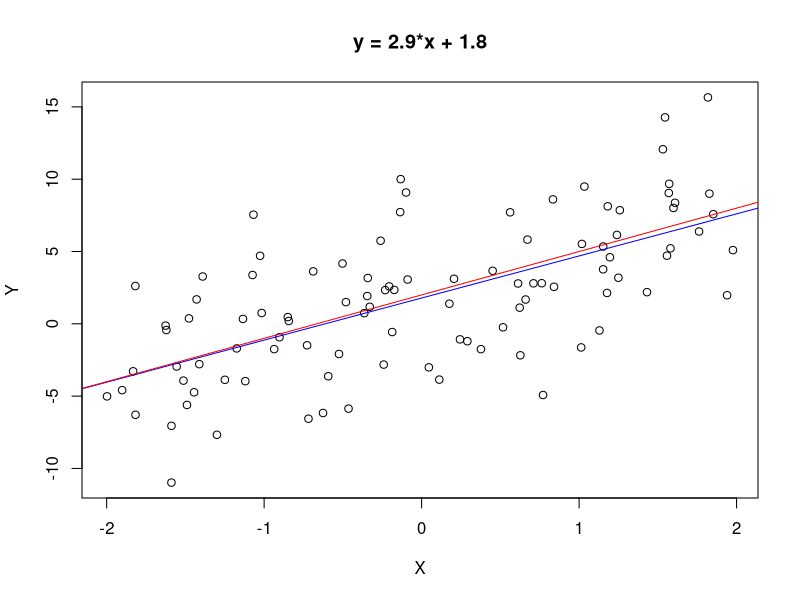
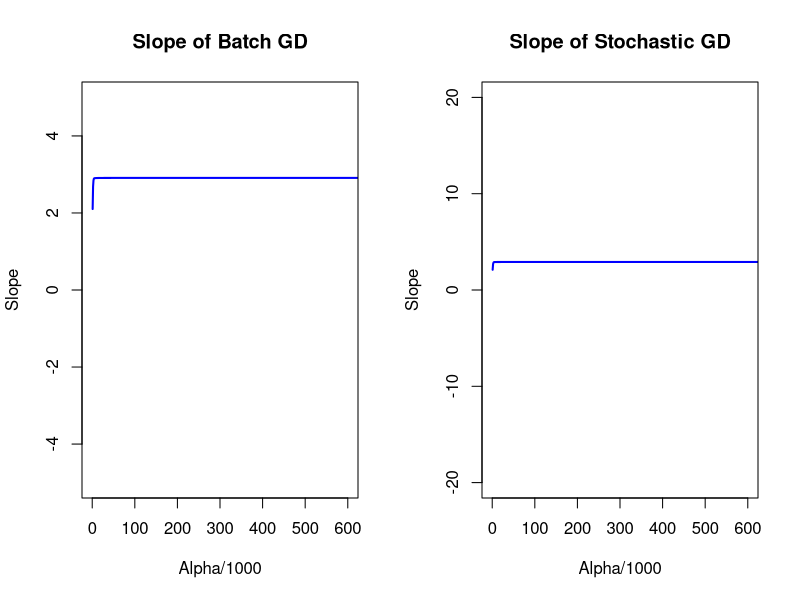
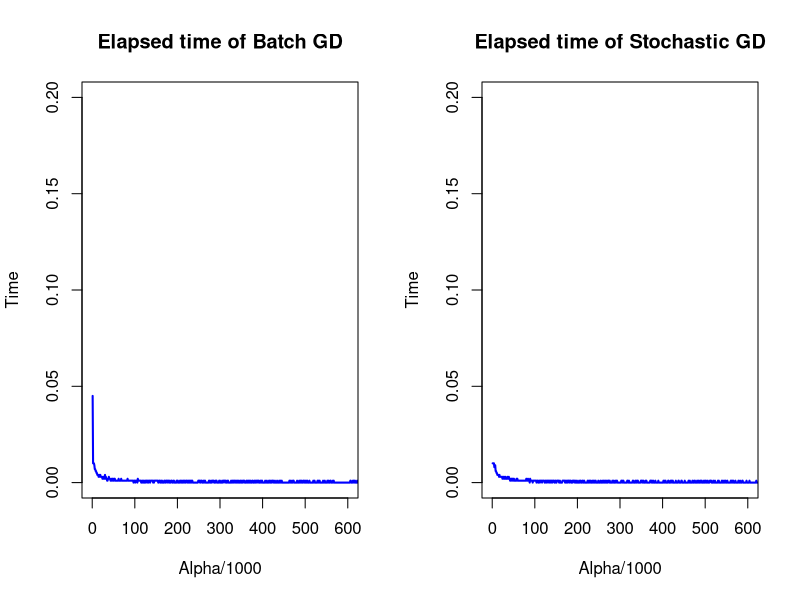
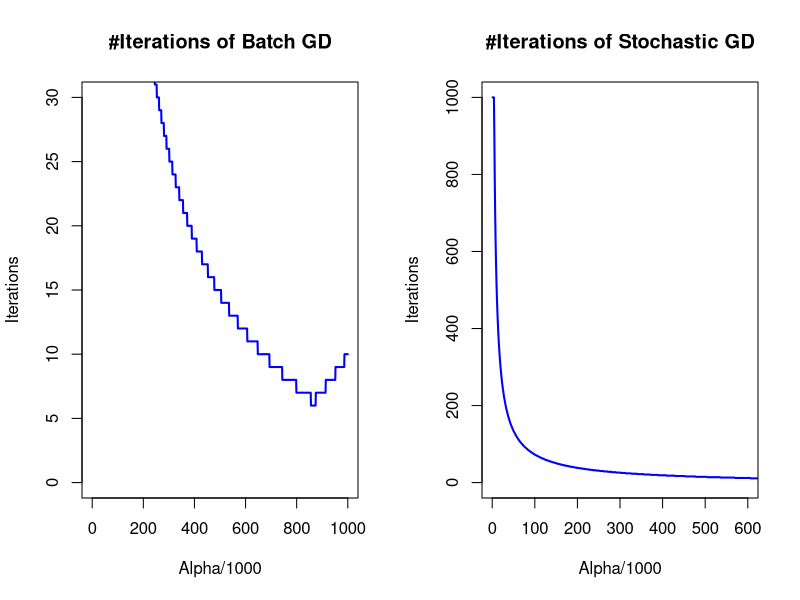
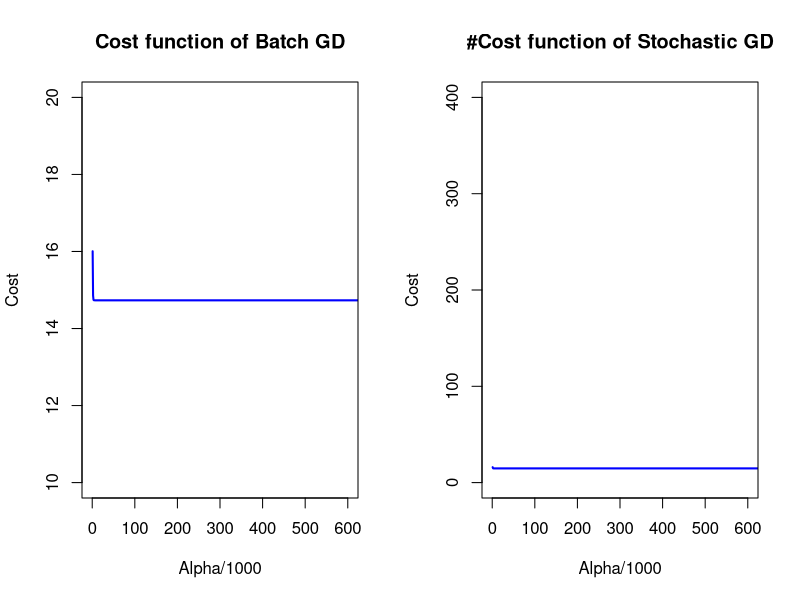
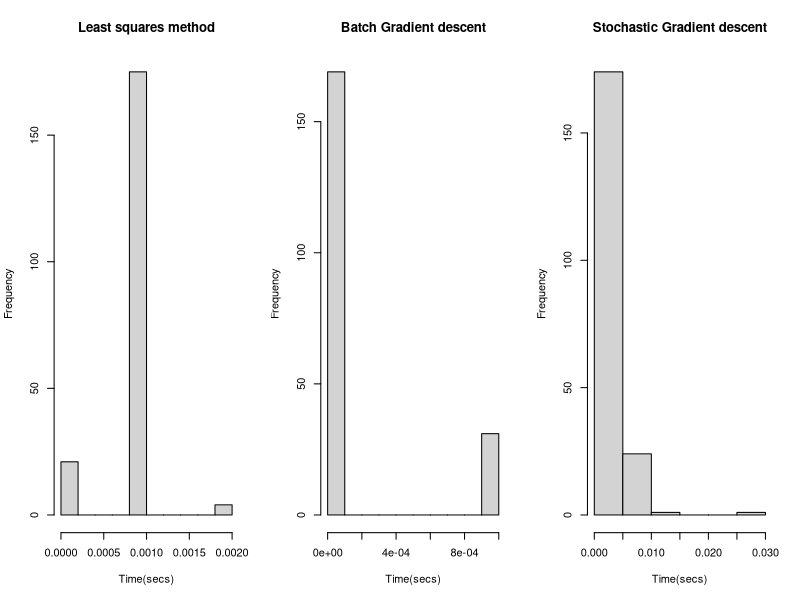
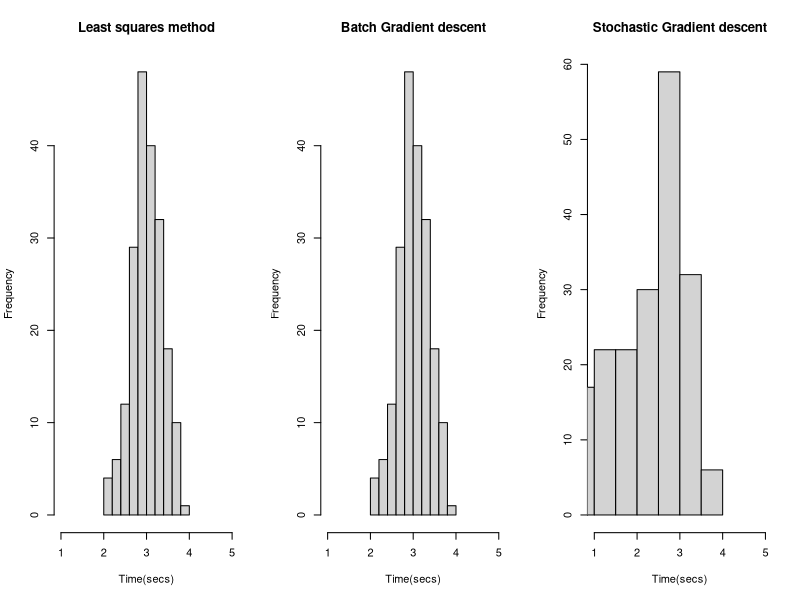
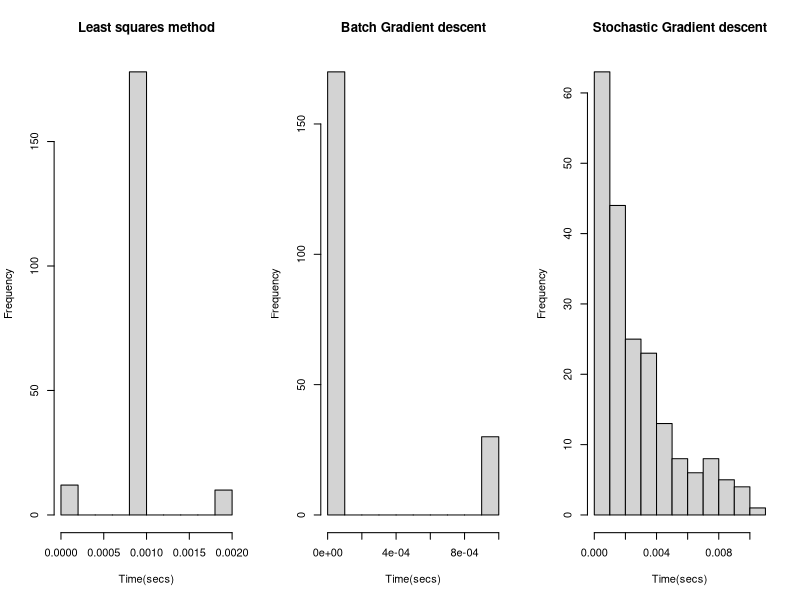

Write R code to recreate these figures, in order. (Note: a time limit stopped this script after it produced the figures.)
## ---- chunk 1
set.seed(123)
X <- runif(100, -2, 2)
epsilon <- rnorm(n = 100, mean = 0, sd = 4)

Y <- 2 + 3*X + epsilon

dataset <- data.frame("X" = X, "Y" = Y)

lm.fit <- lm(Y ~ X, data = dataset)
coeff = coefficients(lm.fit)

coeff
## ---- chunk 2
# equation of the line : 
eq = paste0("y = ", round(coeff[2],1), "*x + ", round(coeff[1],1))

## ---- chunk 3
# plot
par(mfrow = c(1,1))
plot(dataset, main = eq)
abline(lm.fit, col = "blue")
abline(2, 3, col = "red")
## ---- chunk 4
batchGD <- function(alpha, X, Y, conv_threshold, max_iterations) {
  
  # Add a column of 1's to the original matrix for the intercept co-efficient
  X1 <- cbind(1, matrix(X))
  
  # Initialize coefficients
  theta <- matrix(c(0, 0), nrow = 2)
  MSE <- 0
  
  # Maintain history of cost functions and co-efficients
  cost_history <- vector()
  theta_history <- list(1000)
  
  iterations <- 1
  converged <-  F
  
  while (converged == F) {
    
    # Calculate Batch Gradient Descent
    error <- (X1 %*% theta) - Y
    delta <- (t(X1) %*% error) / length(Y)
    MSE_new <- sum(((X1 %*% theta) - Y) ^ 2) / (length(Y))
    theta_new <- theta - (alpha * delta)
    
    cost_history[iterations] <- MSE_new
    theta_history[[iterations]] <- theta_new
    
    #if (abs(MSE - MSE_new) < 0.0001)
    #  break
    
    # Convergence test #1
    if ((abs(theta_new[1] - theta[1]) < conv_threshold)
        &&
        (abs(theta_new[2] - theta[2]) < conv_threshold))
    {
      converged = T
      return(list(iterations, cost_history, theta_history, theta_new, MSE_new))
    }
    
    iterations <- iterations + 1
    
    # Convergence test #2
    if (iterations >= max_iterations) {
      converged = T
      return(list(iterations, cost_history, theta_history, theta_new, MSE_new))
    }
    MSE <- MSE_new
    theta <- theta_new
  }
}
## ---- chunk 5
bgd <- batchGD(0.01, X, Y, 0.0001, 1000)

# Number of iterations
bgd[1][[1]]

# Mean square error
bgd[5][[1]]

# Final parameters
bgd[4][[1]]
## ---- chunk 6
stochasticGD <- function(alpha, X, Y, conv_threshold, max_iterations) {
  
    # Add a column of 1's to the original matrix for the intercept co-efficient
    X1 <- cbind(1, matrix(X))
    
    # Initialize coefficients
    theta <- matrix(c(0, 0), nrow = 2)
    
    # Maintain history of cost functions and co-efficients
    cost_history <- vector()
    theta_history <- list(1000)
    
    # Initial conditions
    MSE <- 0
    iterations <- 1
    converged <-  F
    
    j <- 0
    
    while (converged == F) {
      
      rand <- sample(nrow(X1))
      
      # Calculate Stochastic Gradient Descent
      for (i in 1:length(Y))
      {
        error <- sum((X1[rand[i], ] %*% theta) - Y[rand[i]])
        delta <- (matrix(X1[rand[i], ]) * error)
        MSE_new <- sum(((X1 %*% theta) - Y) ^ 2) / (length(Y))
        theta_new <- theta - (alpha * delta)
        
        cost_history[i + (j * 100)] <- MSE_new
        theta_history[[i + (j * 100)]] <- theta_new
        
        # Convergence test #1
        if ((abs(theta_new[1] - theta[1]) < conv_threshold)
            &&
            (abs(theta_new[2] - theta[2]) < conv_threshold))
          {
          converged = T
          #print("here")
          return(list(iterations, cost_history, theta_history, theta_new, MSE_new))
        }
        
        MSE <- MSE_new
        theta <- theta_new
        iterations <- iterations + 1
        
        # Convergence test #2
        if (iterations >= max_iterations)
        {
          convergence = T
          return(list(iterations, cost_history, theta_history, theta_new, MSE_new))
        }
      }
      j <- j + 1
    }
  }

## ---- chunk 7
sgd <- stochasticGD(0.01, X, Y, 0.0001, 1000)

# Number of iterations
sgd[1][[1]]

# Mean square error
sgd[5][[1]]

# Final parameters
sgd[4][[1]]
## ---- chunk 8
bgd_iterations <- double(1000)
bgd_cost <- double(1000)
bgd_slope <- double(1000)
bgd_time <- double(1000)
sgd_iterations <- double(1000)
sgd_cost <- double(1000)
sgd_slope <- double(1000)
sgd_time <- double(1000)
bgd_mse <- double(1000)
sgd_mse <- double(1000)

for (alpha in 1:1000){
  bgd_time[alpha] <- as.numeric(system.time(bgd <- batchGD(alpha/1000, X, Y, 0.0001, 1000))[3])
  bgd_iterations[alpha] <- as.integer(bgd[1])
  bgd_cost[alpha] <- as.numeric(bgd[5])
  bgd_slope[alpha] <- as.numeric(bgd[4][[1]][2])
  bgd[alpha] <- as.numeric(bgd[5])
  
  sgd_time[alpha] <- as.numeric(system.time(sgd <- batchGD(alpha/1000, X, Y, 0.0001, 1000))[3])
  sgd_iterations[alpha] <- as.integer(sgd[1])
  sgd_cost[alpha] <- as.numeric(sgd[5])
  sgd_slope[alpha] <- as.numeric(sgd[4][[1]][2])
  sgd[alpha] <- as.numeric(sgd[5])
}

## ---- chunk 9
par(mfrow=c(1,2))

# Slope of Batch GD
plot(
  bgd_slope,
  type = 'line',
  col = 'blue',
  lwd = 2,
  main = 'Slope of Batch GD',
  ylab = 'Slope',
  xlab = 'Alpha/1000',
  xlim = c(0, 600),
  ylim = c(-5, 5)
)

# Slope of Stochastic GD
plot(
  sgd_slope,
  type = 'line',
  col = 'blue',
  lwd = 2,
  main = 'Slope of Stochastic GD',
  ylab = 'Slope',
  xlab = 'Alpha/1000',
  xlim = c(0, 600),
  ylim = c(-20, 20)
)

## ---- chunk 10
par(mfrow=c(1,2))

# Elapsed time of Batch GD
plot(
  bgd_time,
  type = 'line',
  col = 'blue',
  lwd = 2,
  main = 'Elapsed time of Batch GD',
  ylab = 'Time',
  xlab = 'Alpha/1000',
  xlim = c(0, 600),
  ylim = c(0, .2)
)

# Elapsed time of Stochastic GD
plot(
  sgd_time,
  type = 'line',
  col = 'blue',
  lwd = 2,
  main = 'Elapsed time of Stochastic GD',
  ylab = 'Time',
  xlab = 'Alpha/1000',
  xlim = c(0, 600),
  ylim = c(0, .2)
)
## ---- chunk 11
par(mfrow=c(1,2))

# Number of iterations of Batch GD
plot(
  bgd_iterations,
  type = 'line',
  col = 'blue',
  lwd = 2,
  main = '#Iterations of Batch GD',
  ylab = 'Iterations',
  xlab = 'Alpha/1000',
  xlim = c(0, 1000),
  ylim = c(0, 30)
)

# Number of iterations of Stochastic GD
plot(
  sgd_iterations,
  type = 'line',
  col = 'blue',
  lwd = 2,
  main = '#Iterations of Stochastic GD',
  ylab = 'Iterations',
  xlab = 'Alpha/1000',
  xlim = c(0, 600),
  ylim = c(0, 1000)
)
## ---- chunk 12
par(mfrow=c(1,2))

# Slope of Batch GD
plot(
  bgd_cost,
  type = 'line',
  col = 'blue',
  lwd = 2,
  main = 'Cost function of Batch GD',
  ylab = 'Cost',
  xlab = 'Alpha/1000',
  xlim = c(0, 600),
  ylim = c(10, 20)
)

# Slope of Stochastic GD
plot(
  sgd_cost,
  type = 'line',
  col = 'blue',
  lwd = 2,
  main = '#Cost function of Stochastic GD',
  ylab = 'Cost',
  xlab = 'Alpha/1000',
  xlim = c(0, 600),
  ylim = c(0, 400)
)
## ---- chunk 13
f.2d <- function(N, bgd_alpha, sgd_alpha) {
  X <- runif(N,-2, 2)
  epsilon <- rnorm(n = N, mean = 0, sd = 4)
  
  Y <- 2 + 3 * X + epsilon
  #Y
  
  dataset <- data.frame("X" = X, "Y" = Y)
  
  lm.time <-
    as.numeric(system.time(lm.fit <- lm(Y ~ X, data = dataset))[3])
  bgd.time <-
    as.numeric(system.time(bgd <-
                             batchGD(bgd_alpha, X, Y, 0.0001, 1000))[3])
  sgd.time <-
    as.numeric(system.time(sgd <-
                             stochasticGD(sgd_alpha, X, Y, 0.0001, 1000))[3])
  
  lm.coeff <-  coefficients(lm.fit)
  bgd.coeff <- bgd[4][[1]]
  sgd.coeff <- sgd[4][[1]]
  
  return(list(lm.time, bgd.time, sgd.time, lm.coeff, bgd.coeff, sgd.coeff))
}

## ---- chunk 14
bgd_alpha <- 0.850
sgd_alpha <- 0.005

lm.slope.200 <- double(200)
bgd.slope.200 <- double(200)
sgd.slope.200 <- double(200)
lm.time.200 <- double(200)
bgd.time.200 <- double(200)
sgd.time.200 <- double(200)

for (i in 1:200){
  output <- f.2d(100, bgd_alpha, sgd_alpha)
  
  lm.time.200[i] <- output[1][[1]]
  bgd.time.200[i] <- output[2][[1]]
  sgd.time.200[i] <- output[3][[1]]
  lm.slope.200[i] <- output[4][[1]][2]
  bgd.slope.200[i] <- output[5][[1]][2]
  sgd.slope.200[i] <- output[6][[1]][2]
}

## ---- chunk 15
par(mfrow=c(1,3))
hist(lm.time.200, main = "Least squares method", xlab = 'Time(secs)')
hist(bgd.time.200, main = "Batch Gradient descent", xlab = 'Time(secs)')
hist(sgd.time.200, main = "Stochastic Gradient descent", xlab = 'Time(secs)')
## ---- chunk 16
par(mfrow=c(1,3))
hist(lm.slope.200, main = "Least squares method", xlab = 'Time(secs)', xlim = c(1,5))
hist(bgd.slope.200, main = "Batch Gradient descent", xlab = 'Time(secs)', xlim = c(1,5))
hist(sgd.slope.200, main = "Stochastic Gradient descent", xlab = 'Time(secs)', xlim = c(1,5))
## ---- chunk 17
lm.slope.200.2 <- double(200)
bgd.slope.200.2 <- double(200)
sgd.slope.200.2 <- double(200)
lm.time.200.2 <- double(200)
bgd.time.200.2 <- double(200)
sgd.time.200.2 <- double(200)

for (i in 1:200){
  output <- f.2d(300, bgd_alpha, sgd_alpha)
  
  lm.time.200.2[i] <- output[1][[1]]
  bgd.time.200.2[i] <- output[2][[1]]
  sgd.time.200.2[i] <- output[3][[1]]
  lm.slope.200.2[i] <- output[4][[1]][2]
  bgd.slope.200.2[i] <- output[5][[1]][2]
  sgd.slope.200.2[i] <- output[6][[1]][2]
}
## ---- chunk 18
par(mfrow=c(1,3))
hist(lm.time.200.2, main = "Least squares method", xlab = 'Time(secs)')
hist(bgd.time.200.2, main = "Batch Gradient descent", xlab = 'Time(secs)')
hist(sgd.time.200.2, main = "Stochastic Gradient descent", xlab = 'Time(secs)')
## ---- chunk 19
par(mfrow=c(1,3))
hist(lm.slope.200.2, main = "Least squares method", xlab = 'Time(secs)', xlim = c(1,5))
hist(bgd.slope.200.2, main = "Batch Gradient descent", xlab = 'Time(secs)', xlim = c(1,5))
hist(sgd.slope.200.2, main = "Stochastic Gradient descent", xlab = 'Time(secs)', xlim = c(1,5))
